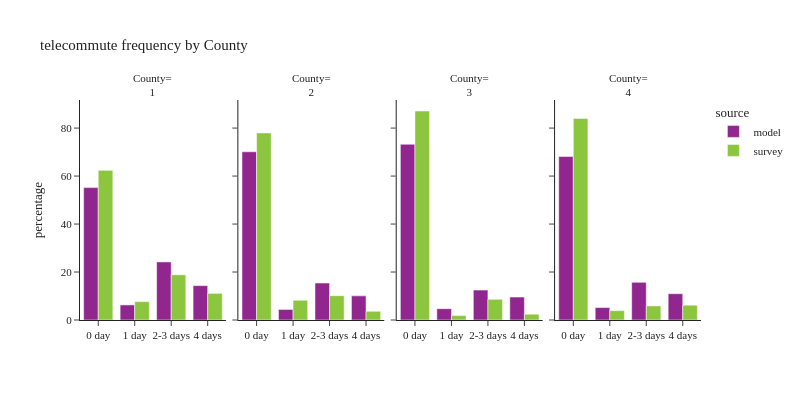

The notebook cell saved with this chart:
### Code cell
plot_segments(per_data,'county_id','County', 'County')

### Figure 1 — Plotly figure (JSON) as saved in the notebook; plotly's stock layout.template omitted (floating-point values rounded to 4 significant figures)
{"data": [{"alignmentgroup": "True", "hovertemplate": "source=model<br>county_id=1<br>telecommute_frequency_label=%{x}<br>percentage=%{y}<extra></extra>", "legendgroup": "model", "marker": {"color": "#91268F", "pattern": {"shape": ""}}, "name": "model", "offsetgroup": "model", "orientation": "v", "showlegend": true, "textposition": "auto", "type": "bar", "x": ["0 day", "1 day", "2-3 days", "4 days"], "xaxis": "x", "y": [55.19, 6.282, 24.2, 14.33], "yaxis": "y"}, {"alignmentgroup": "True", "hovertemplate": "source=model<br>county_id=2<br>telecommute_frequency_label=%{x}<br>percentage=%{y}<extra></extra>", "legendgroup": "model", "marker": {"color": "#91268F", "pattern": {"shape": ""}}, "name": "model", "offsetgroup": "model", "orientation": "v", "showlegend": false, "textposition": "auto", "type": "bar", "x": ["0 day", "1 day", "2-3 days", "4 days"], "xaxis": "x2", "y": [70.13, 4.409, 15.4, 10.07], "yaxis": "y2"}, {"alignmentgroup": "True", "hovertemplate": "source=model<br>county_id=3<br>telecommute_frequency_label=%{x}<br>percentage=%{y}<extra></extra>", "legendgroup": "model", "marker": {"color": "#91268F", "pattern": {"shape": ""}}, "name": "model", "offsetgroup": "model", "orientation": "v", "showlegend": false, "textposition": "auto", "type": "bar", "x": ["0 day", "1 day", "2-3 days", "4 days"], "xaxis": "x3", "y": [73.25, 4.729, 12.46, 9.556], "yaxis": "y3"}, {"alignmentgroup": "True", "hovertemplate": "source=model<br>county_id=4<br>telecommute_frequency_label=%{x}<br>percentage=%{y}<extra></extra>", "legendgroup": "model", "marker": {"color": "#91268F", "pattern": {"shape": ""}}, "name": "model", "offsetgroup": "model", "orientation": "v", "showlegend": false, "textposition": "auto", "type": "bar", "x": ["0 day", "1 day", "2-3 days", "4 days"], "xaxis": "x4", "y": [68.14, 5.189, 15.71, 10.96], "yaxis": "y4"}, {"alignmentgroup": "True", "hovertemplate": "source=survey<br>county_id=1<br>telecommute_frequency_label=%{x}<br>percentage=%{y}<extra></extra>", "legendgroup": "survey", "marker": {"color": "#8CC63E", "pattern": {"shape": ""}}, "name": "survey", "offsetgroup": "survey", "orientation": "v", "showlegend": true, "textposition": "auto", "type": "bar", "x": ["0 day", "1 day", "2-3 days", "4 days"], "xaxis": "x", "y": [62.37, 7.667, 18.85, 11.11], "yaxis": "y"}, {"alignmentgroup": "True", "hovertemplate": "source=survey<br>county_id=2<br>telecommute_frequency_label=%{x}<br>percentage=%{y}<extra></extra>", "legendgroup": "survey", "marker": {"color": "#8CC63E", "pattern": {"shape": ""}}, "name": "survey", "offsetgroup": "survey", "orientation": "v", "showlegend": false, "textposition": "auto", "type": "bar", "x": ["0 day", "1 day", "2-3 days", "4 days"], "xaxis": "x2", "y": [77.99, 8.218, 10.16, 3.631], "yaxis": "y2"}, {"alignmentgroup": "True", "hovertemplate": "source=survey<br>county_id=3<br>telecommute_frequency_label=%{x}<br>percentage=%{y}<extra></extra>", "legendgroup": "survey", "marker": {"color": "#8CC63E", "pattern": {"shape": ""}}, "name": "survey", "offsetgroup": "survey", "orientation": "v", "showlegend": false, "textposition": "auto", "type": "bar", "x": ["0 day", "1 day", "2-3 days", "4 days"], "xaxis": "x3", "y": [87.12, 1.84, 8.6, 2.435], "yaxis": "y3"}, {"alignmentgroup": "True", "hovertemplate": "source=survey<br>county_id=4<br>telecommute_frequency_label=%{x}<br>percentage=%{y}<extra></extra>", "legendgroup": "survey", "marker": {"color": "#8CC63E", "pattern": {"shape": ""}}, "name": "survey", "offsetgroup": "survey", "orientation": "v", "showlegend": false, "textposition": "auto", "type": "bar", "x": ["0 day", "1 day", "2-3 days", "4 days"], "xaxis": "x4", "y": [84.04, 3.896, 5.894, 6.17], "yaxis": "y4"}], "layout": {"annotations": [{"font": {}, "showarrow": false, "text": "County=<br>1", "x": 0.1175, "xanchor": "center", "xref": "paper", "y": 1, "yanchor": "bottom", "yref": "paper"}, {"font": {}, "showarrow": false, "text": "County=<br>2", "x": 0.3725, "xanchor": "center", "xref": "paper", "y": 1, "yanchor": "bottom", "yref": "paper"}, {"font": {}, "showarrow": false, "text": "County=<br>3", "x": 0.6275, "xanchor": "center", "xref": "paper", "y": 1, "yanchor": "bottom", "yref": "paper"}, {"font": {}, "showarrow": false, "text": "County=<br>4", "x": 0.8825, "xanchor": "center", "xref": "paper", "y": 1, "yanchor": "bottom", "yref": "paper"}], "barmode": "group", "font": {"size": 11}, "height": 400, "legend": {"title": {"text": "source"}, "tracegroupgap": 0}, "title": {"text": "telecommute frequency by County"}, "width": 800, "xaxis": {"anchor": "y", "domain": [0, 0.235], "title": {"text": ""}}, "xaxis2": {"anchor": "y2", "domain": [0.255, 0.49], "matches": "x", "title": {"text": ""}}, "xaxis3": {"anchor": "y3", "domain": [0.51, 0.745], "matches": "x", "title": {"text": ""}}, "xaxis4": {"anchor": "y4", "domain": [0.765, 1.0], "matches": "x", "title": {"text": ""}}, "yaxis": {"anchor": "x", "domain": [0, 1], "title": {"text": "percentage"}}, "yaxis2": {"anchor": "x2", "domain": [0, 1], "matches": "y", "showticklabels": false}, "yaxis3": {"anchor": "x3", "domain": [0, 1], "matches": "y", "showticklabels": false}, "yaxis4": {"anchor": "x4", "domain": [0, 1], "matches": "y", "showticklabels": false}}}
